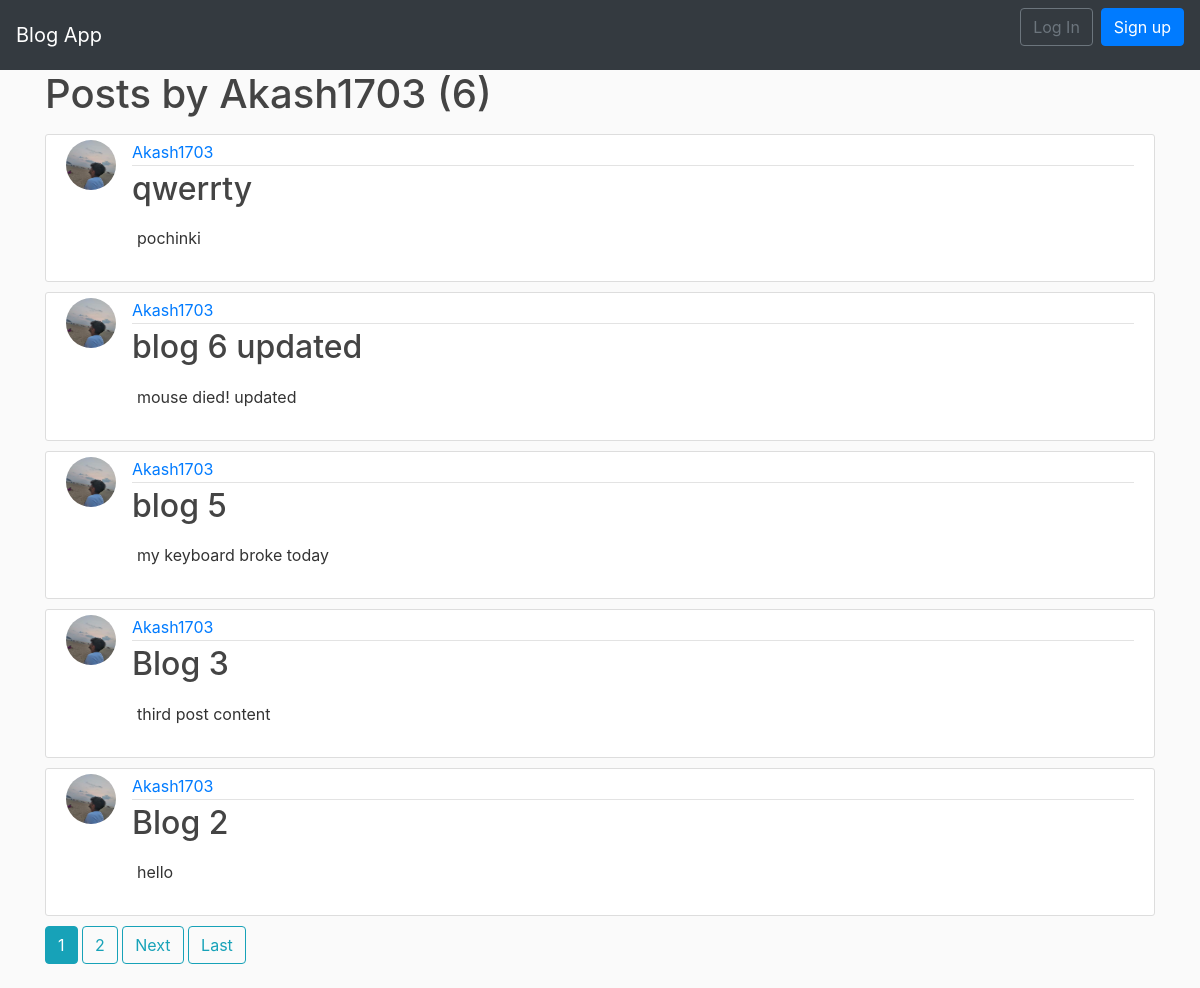
Before: /user/Akash1703 with the older database file.
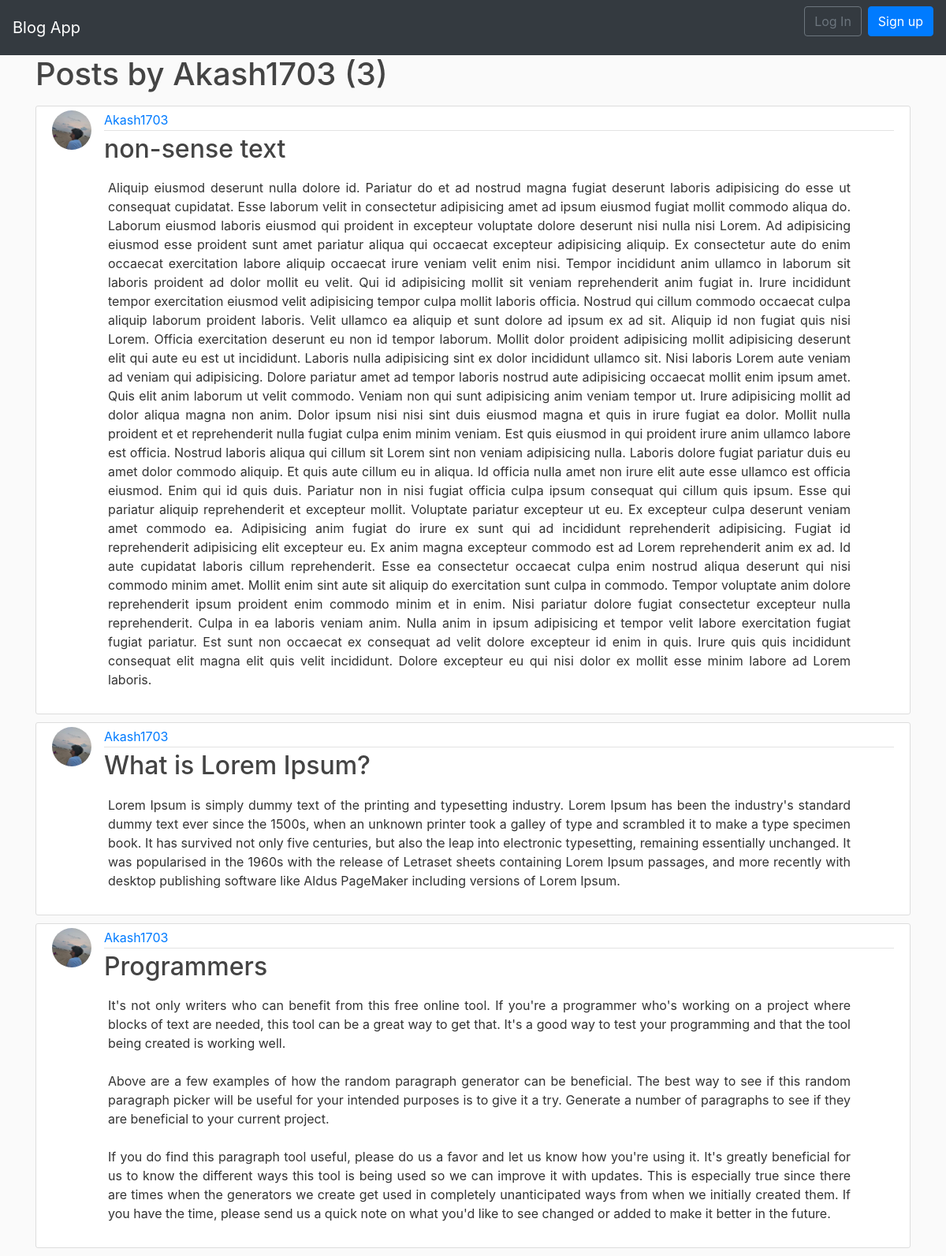
After: the same page with the newer database file.
### blog/models.py (models this page shows, shortened)
class Post(models.Model):
    title = models.CharField(max_length = 250)
    content = models.TextField()
    post_posted = models.DateTimeField(default = timezone.now)
    author = models.ForeignKey(User, on_delete = models.CASCADE)

### users/models.py (models this page shows, shortened)
class Profile(models.Model):
    user = models.OneToOneField(User,on_delete = models.CASCADE)
    image = models.ImageField(default = 'default.jpg', upload_to = 'profile_pics')

### blog/views.py (the view)
# urls.py: path('user/<str:username>', UserPostListView.as_view(), name='user-posts'),
class UserPostListView(ListView):
    model = Post
    template_name = 'blog/user_posts.html'
    context_object_name = 'posts'
    paginate_by = 5
    def get_queryset(self):
        user = get_object_or_404(User, username=self.kwargs.get('username'))
        return Post.objects.filter(author=user).order_by('-post_posted')

### blog/templates/blog/user_posts.html (shortened to what this page needs)
{% extends "blog/base.html" %}
{% block content %}
    <h1 class="mb-3">Posts by {{ view.kwargs.username }} ({{ page_obj.paginator.count }})</h1>
    {% for post in posts %}
        <article class="media content-section">
          <img class="rounded-circle article-img" src="{{ post.author.profile.image.url }}">
          <div class="media-body">
            <div class="article-metadata">
              <a class="mr-2" href="{% url 'user-posts' post.author.username %}">{{ post.author }}</a>
            </div>
            <h2><a class="article-title" href="{% url 'post-detail' post.id %}">{{ post.title }}</a></h2>
            <p class="article-content">{{ post.content }}</p>
          </div>
        </article>
    {% endfor %}
    {% if is_paginated %}
      {% for num in page_obj.paginator.page_range %}
        {% if page_obj.number == num %}
          <a class="btn btn-info mb-4" href="?page={{ num }}">{{ num }}</a>
        {% elif num > page_obj.number|add:'-3' and num < page_obj.number|add:'3' %}
          <a class="btn btn-outline-info mb-4" href="?page={{ num }}">{{ num }}</a>
        {% endif %}
      {% endfor %}
      {% if page_obj.has_next %}
        <a class="btn btn-outline-info mb-4" href="?page={{ page_obj.next_page_number }}">Next</a>
        <a class="btn btn-outline-info mb-4" href="?page={{ page_obj.paginator.num_pages }}">Last</a>
      {% endif %}
    {% endif %}
{% endblock content %}

Changed rows visible on the page:
removed Post: author.profile.image (picture), author "Akash1703", title "blog 5", content "my keyboard broke today"
removed Post: author.profile.image (picture), author "Akash1703", title "Blog 3", content "third post content"
removed Post: author.profile.image (picture), author "Akash1703", title "Blog 2", content "hello"
added Post: author.profile.image (picture), author "Akash1703", title "non-sense text", content "Aliquip eiusmod deserunt nulla dolore id. Pariatur do et ad nostrud magna fugiat deserunt laboris adipisicing do esse ut consequat cupidatat. Esse laborum velit in consectetur adipisicing amet ad ipsum eiusmod fugiat mollit commodo aliqua do. Laborum eiusmod laboris eiusmod qui proident in excepteur voluptate dolore deserunt nisi nulla nisi Lorem. Ad adipisicing eiusmod esse proident sunt amet pariatur aliqua qui occaecat excepteur adipisicing aliquip. Ex consectetur aute do enim occaecat exercitation labore aliquip occaecat irure veniam velit enim nisi. Tempor incididunt anim ullamco in laborum sit laboris proident ad dolor mollit eu velit. Qui id adipisicing mollit sit veniam…"
changed Post: title "qwerrty" → "What is Lorem Ipsum?"; content "pochinki" → "Lorem Ipsum is simply dummy text of the printing and typesetting industry. Lorem Ipsum has been the industry's standard dummy text ever since the 1500s, when an unknown printer took a galley of type and scrambled it to make a type specimen book. It has survived not only five centuries, but also the leap into electronic typesetting, remaining essentially unchanged. It was popularised in the 1960s with the release of Letraset sheets containing Lorem Ipsum passages, and more recently with desktop publishing software like Aldus PageMaker including versions of Lorem Ipsum."
changed Post: title "blog 6 updated" → "Programmers"; content "mouse died! updated" → "It's not only writers who can benefit from this free online tool. If you're a programmer who's working on a project where blocks of text are needed, this tool can be a great way to get that. It's a good way to test your programming and that the tool being created is working well. Above are a few examples of how the random paragraph generator can be beneficial. The best way to see if this random paragraph picker will be useful for your intended purposes is to give it a try. Generate a number of paragraphs to see if they are beneficial to your current project. If you do find this paragraph tool useful, please do us a favor and let us know how you're using it. It's greatly beneficial for us to…"
Other visible differences:
{{ page_obj.paginator.count }}: "6" → "3"
list line gone: "1"
list line gone: "2"
text no longer shown: "Next Last"
